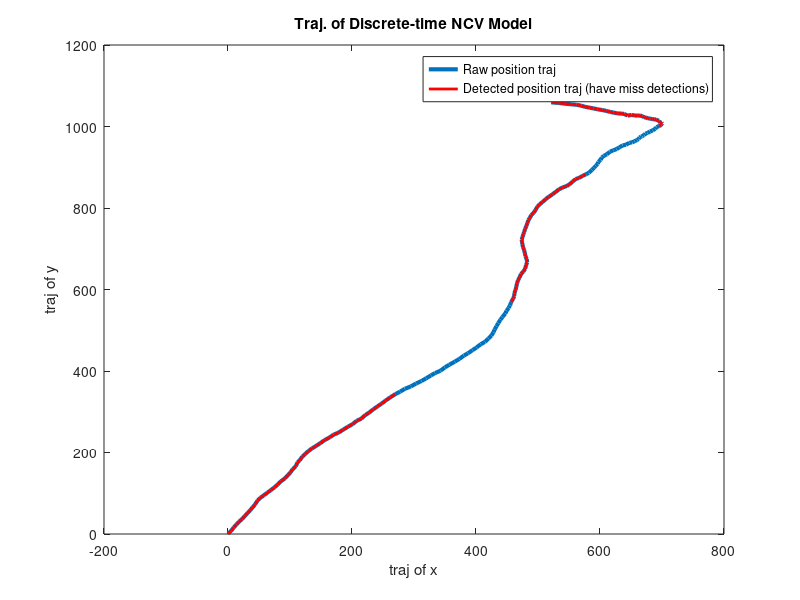
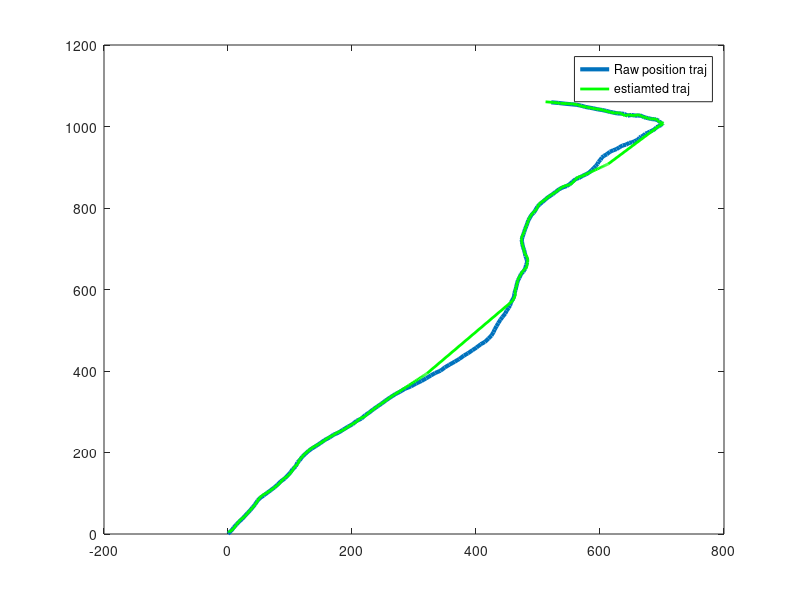
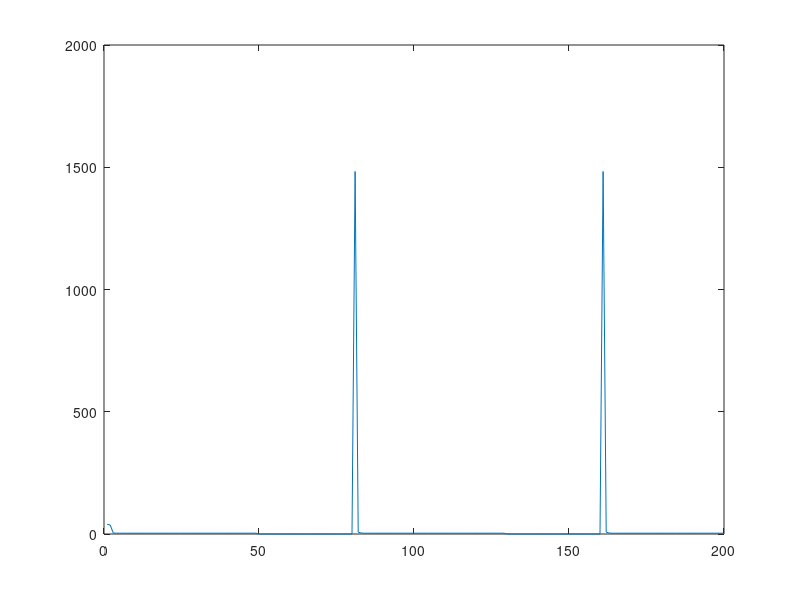

MATLAB code for these plots, in order:
% clear all
% close all
% clc
% 
% alpha_0 = 0.99;
% alpha(:,1) = 0.95;
% 
% kmax = 200;
% 
% for k = 1:kmax
%     alpha(:,k+1) = alpha_0 * alpha(:,k) + (1 - alpha_0);
% end
% 
% figure,
% plot(1:kmax+1, alpha)

%%%%%%%%%%%%%%%%%%%%%%%%%%%%%%%%%%%%%%%%%%%%%%%%%%%%%%%%%%%%%%%%%%%%%%%
clear all
close all
clc


kmax=200; % max sim time

x = zeros(4,kmax); % storage

% initial position, velocity
x(:,1) = [0; 
          5; 
          0; 
          7];


T = 1; % sampling time


A = [1 T 0 0; %x -> position information
     0 1 0 0; %x_dot -> speed information
     0 0 1 T; %y -> position information
     0 0 0 1];%y_dot -> speed information
 
 
F = [T^2/2 0; 
     T     0; 
     0     T^2/2; 
     0     T];


C = [1 0 0 0;
     0 0 1 0];
 
G = [1 0;
     0 1];

% state noise covariance matrix
V = [0.85 0;
     0    0.3];
% measurement noise covariance matrix
W = [0.28 0;
     0    0.65];
           

for k = 1:kmax, % simulate model
    x(:,k+1) = A*x(:,k) + F*V*randn(2,1);
    y(:,k) = C*x(:,k) + G*W*randn(2,1);
end

y_raw = y;

y(:, 50:80) = NaN;
y(:, 130:160) = NaN;

figure,
plot(y_raw(1,:),y_raw(2,:),'LineWidth',3);
hold on
plot(y(1,:),y(2,:),'r','LineWidth',2);
legend('Raw position traj','Detected position traj (have miss detections)')
title('Traj. of Discrete-time NCV Model');
xlabel('traj of x'); ylabel('traj of y');

%%


% F = [1 1 1 1]';
% 
% 
% G = [1;
%      1];


% state noise covariance matrix
V = 0.5;
% measurement noise covariance matrix
W = 0.2;


x_hat(:,1) = [0.5 2 7 4]';
P(:,:,1) = 10*eye(4);

Am = [1 T    0 0; 
     0 0.87 0 0;
     0 0    1 T; 
     0 0    0 0.87];



for k = 1:kmax
    
    if isnan(y(1,k))
%         K = A*P(:,:,k)*C' * inv(C*P(:,:,k)*C' + G*W*G');
        x_hat(:,k+1) = Am*x_hat(:,k);
        P(:,:,k+1) = Am*P(:,:,k)*Am' + F*V*F';
    else
        K = Am*P(:,:,k)*C' / (C*P(:,:,k)*C' + G*W*G');
        x_hat(:,k+1) = Am*x_hat(:,k) + K*(y(:,k) - C*x_hat(:,k));
        P(:,:,k+1) = Am*P(:,:,k)*Am' - K*C*P(:,:,k)*Am' + F*V*F';
        p_trace(:,k) = trace(P(:,:,k));
    end
    
end


figure,
plot(y_raw(1,:),y_raw(2,:),'LineWidth',3);
hold on
plot(x_hat(1,:),x_hat(3,:), 'g','LineWidth',2);
legend('Raw position traj','estiamted traj')

figure,
plot(1:kmax, p_trace)


%%%%%%%%%%%%%%%%%%%%%%%%%%%%%%%%%%%%%%%%%%%%%%%%%%%%%%%%%%%%%%%%%%%%%%%

% %%
% clear all
% close all
% clc
% 
% maxT=200; % max sim time
% 
% x = zeros(4,maxT); % storage
% 
% % initial position, velocity
% x(:,1) = [0; 
%           0.1; 
%           0; 
%           0.1];
% 
% T = 1; % sample period
% 
% A = [1 T 0 0; 
%      0 1 0 0;
%      0 0 1 T; 
%      0 0 0 1];
% 
% F = [T^2/2 0; 
%      T     0; 
%      0     T^2/2; 
%      0     T];
% 
% G = [1 0;
%      0 1];
% 
% C = [1 0 0 0;
%      0 0 1 0];
% 
% % state noise covariance matrix
% V = [0.85 0;
%      0    0.3];
% % measurement noise covariance matrix
% W = [0.28 0;
%      0    0.65];
% 
% for k = 2:maxT % simulate model
%     x(:,k) = A*x(:,k-1) + F*V*randn(2,1);
%     y(:,k-1) = C*x(:,k-1) + G*W*randn(2,1);
% end
% 
% figure,
% plot(x(1,:),x(3,:));
% title('Discrete-time NCV sim.');
% xlabel('x'); ylabel('y');
% 
% figure,
% plot(y(1,:),y(2,:));
% title('Discrete-time NCV measurements');
% xlabel('x'); ylabel('y');
% 
% 
% x_hat(:,1) = [0.5 20 7 4]';
% P(:,:,1) = 100*eye(4);
% W = 1;
% V = 1;
% 
% 
% % for k = 2:maxT
% % 
% %         K = A*P(:,:,k-1)*C' / (C*P(:,:,k-1)*C' + G*W*G');
% %         x_hat(:,k) = A*x_hat(:,k-1) + K*(y(:,k-1) - C*x_hat(:,k-1));
% %         P(:,:,k) = A*P(:,:,k-1)*A' - K*C*P(:,:,k-1)*A' + F*V*F'; 
% % 
% % end
% 
% Am = [1 T    0 0; 
%      0 0.87 0 0;
%      0 0    1 T; 
%      0 0    0 0.87];
% 
% 
% for k = 1:maxT-1
% 
%         K = Am*P(:,:,k)*C' / (C*P(:,:,k)*C' + G*W*G');
%         x_hat(:,k+1) = Am*x_hat(:,k) + K*(y(:,k) - C*x_hat(:,k));
%         P(:,:,k+1) = Am*P(:,:,k)*Am' - K*C*P(:,:,k)*Am' + F*V*F'; 
% 
% end
% 
% 
% 
% figure,
% plot(x(1,:),x(3,:), 'LineWidth', 2.5)
% hold on
% plot(x_hat(1,:), x_hat(3,:), 'LineWidth',2)
% title('estimated results');
% xlabel('x1'); ylabel('x2');
% legend('states', 'state estimates')

